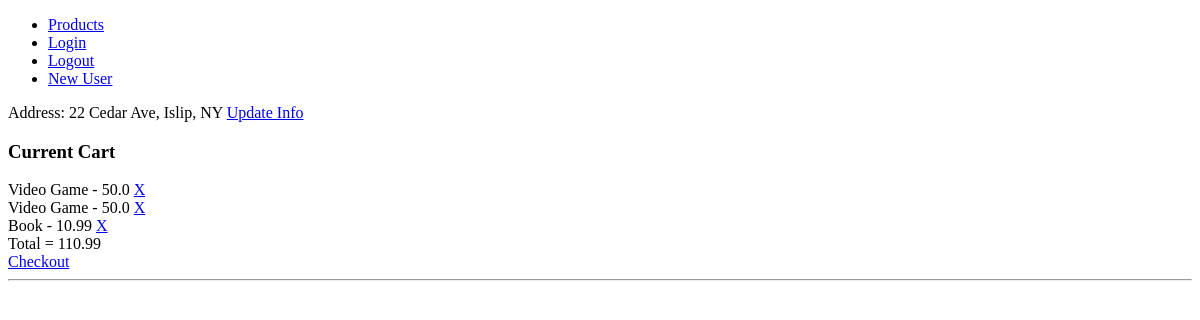
Before: /profile/1/ with the older database file.
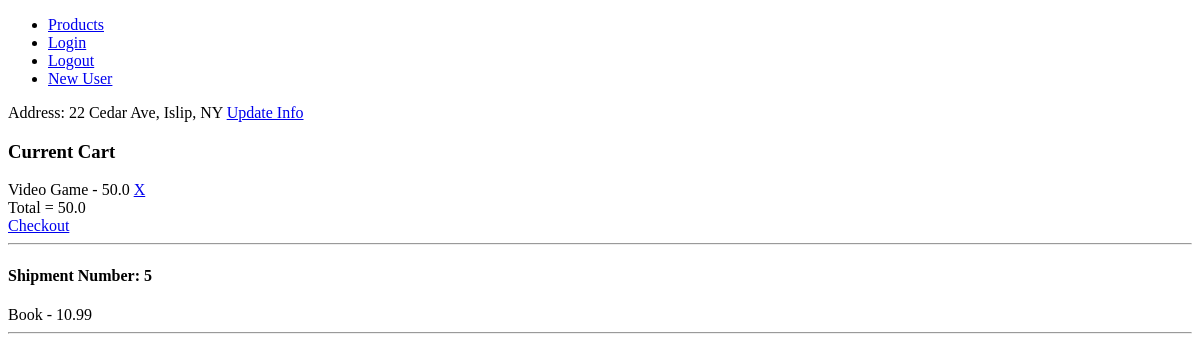
After: the same page with the newer database file.
### products/models.py (models this page shows, shortened)
class CartProduct(models.Model):
    name = models.CharField(max_length=50)
    price = models.FloatField()
    cart = models.ForeignKey('user_auth.Cart')
    description = models.TextField()

### user_auth/models.py (models this page shows, shortened)
class Profile(models.Model):
    user = models.OneToOneField('auth.User')
    address_num = models.IntegerField(blank=True,null=True)
    address_street = models.CharField(max_length=40,blank=True,null=True)
    address_city = models.CharField(max_length=40,blank=True,null=True)
    address_state = models.CharField(max_length=2,blank=True,null=True)
    @property
    def shipments(self):
        return self.user.shipment_set.all()

class Cart(models.Model):
    user = models.OneToOneField('auth.User')
    @property
    def items(self):
        return self.cartproduct_set.all()
    def total(self):
        return round(sum([product.price for product in self.items]),2)

### shipping/models.py (models this page shows, shortened)
class Shipment(models.Model):
    user = models.ForeignKey('auth.User')
    @property
    def items(self):
        return self.orderproduct_set.all()

class OrderProduct(models.Model):
    shipment = models.ForeignKey(Shipment)
    name = models.CharField(max_length=50)
    price = models.FloatField()
    description = models.TextField()

### user_auth/views.py (the view)
# urls.py: url(r'^profile/(?P<pk>\d+)/$', ProfileDetailView.as_view(), name='profile_detail_view'),
class ProfileDetailView(DetailView):
    model = Profile

### templates/user_auth/profile_detail.html
{% extends 'base.html' %}
{% block content %}
Address: {{ profile.address_num }} {{ profile.address_street}}, {{ profile.address_city }}, {{ profile.address_state}}
<a href="{% url 'profile_update_view' request.user.profile.id %}">Update Info</a>
<h3>Current Cart</h3>
{% for item in profile.user.cart.items %}
{{ item.name }} - {{ item.price }} <a href="{% url 'remove_from_cart_view' item.id %}">X</a><br>
{% endfor %}
Total = {{ profile.user.cart.total }}<br>
{% if not profile.user.cart.total == 0 %}
<a href="{% url 'cart_update_view' profile.user.cart.id %}">Checkout</a><br>
{% endif %}
<hr>
{% for shipment in profile.shipments %}
{% include 'partials/_shipment.html' %}
{% endfor %}
{% endblock %}

### templates/partials/_shipment.html (shortened to what this page needs)
<!DOCTYPE html>
<html>
  <head>
  </head>
  <body>
    <h4>Shipment Number: {{ shipment.id }}</h4>
    {% for product in shipment.items %}
    {{ product.name }} - {{ product.price }}<br>
    <hr>
    {% endfor %}
  </body>
</html>

Changed rows visible on the page:
removed CartProduct: name "Video Game", price "50.0"
removed CartProduct: name "Book", price "10.99"
computed for Profile "Cedar Ave": user.cart.total "110.99" → "50.0"
added Shipment: id "5"
added OrderProduct: name "Book", price "10.99"
